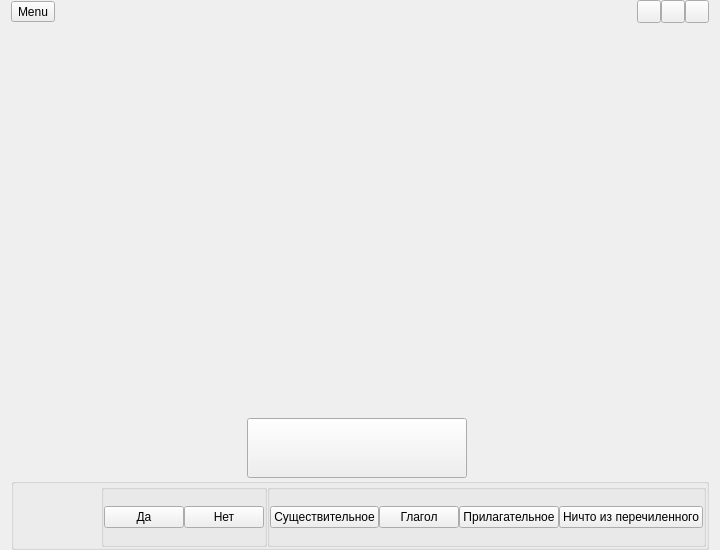
<?xml version="1.0" encoding="UTF-8"?>
<ui version="4.0">
 <class>MainWindow</class>
 <widget class="QMainWindow" name="MainWindow">
  <property name="geometry">
   <rect>
    <x>0</x>
    <y>0</y>
    <width>720</width>
    <height>550</height>
   </rect>
  </property>
  <property name="minimumSize">
   <size>
    <width>720</width>
    <height>550</height>
   </size>
  </property>
  <property name="windowTitle">
   <string>MainWindow</string>
  </property>
  <widget class="QWidget" name="centralWidget">
   <layout class="QVBoxLayout" name="verticalLayout" stretch="0,0,0">
    <property name="spacing">
     <number>0</number>
    </property>
    <property name="topMargin">
     <number>0</number>
    </property>
    <property name="bottomMargin">
     <number>0</number>
    </property>
    <item>
     <layout class="QHBoxLayout" name="horizontalLayout_2" stretch="1,1,0,0">
      <property name="spacing">
       <number>0</number>
      </property>
      <property name="leftMargin">
       <number>0</number>
      </property>
      <property name="topMargin">
       <number>0</number>
      </property>
      <property name="rightMargin">
       <number>0</number>
      </property>
      <property name="bottomMargin">
       <number>0</number>
      </property>
      <item>
       <widget class="QToolButton" name="toolButton">
        <property name="mouseTracking">
         <bool>true</bool>
        </property>
        <property name="text">
         <string>Menu</string>
        </property>
        <property name="popupMode">
         <enum>QToolButton::DelayedPopup</enum>
        </property>
        <property name="autoRaise">
         <bool>false</bool>
        </property>
        <property name="arrowType">
         <enum>Qt::NoArrow</enum>
        </property>
       </widget>
      </item>
      <item alignment="Qt::AlignRight">
       <widget class="QToolButton" name="minimize">
        <property name="sizePolicy">
         <sizepolicy hsizetype="Minimum" vsizetype="Fixed">
          <horstretch>0</horstretch>
          <verstretch>0</verstretch>
         </sizepolicy>
        </property>
        <property name="text">
         <string/>
        </property>
       </widget>
      </item>
      <item alignment="Qt::AlignRight">
       <widget class="QToolButton" name="resize">
        <property name="sizePolicy">
         <sizepolicy hsizetype="Minimum" vsizetype="Fixed">
          <horstretch>0</horstretch>
          <verstretch>0</verstretch>
         </sizepolicy>
        </property>
        <property name="text">
         <string/>
        </property>
       </widget>
      </item>
      <item alignment="Qt::AlignRight">
       <widget class="QToolButton" name="close">
        <property name="sizePolicy">
         <sizepolicy hsizetype="Minimum" vsizetype="Fixed">
          <horstretch>0</horstretch>
          <verstretch>0</verstretch>
         </sizepolicy>
        </property>
        <property name="text">
         <string/>
        </property>
        <property name="popupMode">
         <enum>QToolButton::DelayedPopup</enum>
        </property>
       </widget>
      </item>
     </layout>
    </item>
    <item>
     <layout class="QGridLayout" name="gridLayout_3" rowstretch="0,0">
      <property name="leftMargin">
       <number>0</number>
      </property>
      <property name="topMargin">
       <number>0</number>
      </property>
      <property name="horizontalSpacing">
       <number>0</number>
      </property>
      <property name="verticalSpacing">
       <number>2</number>
      </property>
      <item row="1" column="4">
       <layout class="QVBoxLayout" name="verticalLayout_2">
        <item>
         <widget class="QLabel" name="label_3">
          <property name="minimumSize">
           <size>
            <width>7</width>
            <height>7</height>
           </size>
          </property>
          <property name="maximumSize">
           <size>
            <width>7</width>
            <height>7</height>
           </size>
          </property>
          <property name="mouseTracking">
           <bool>true</bool>
          </property>
          <property name="frameShape">
           <enum>QFrame::NoFrame</enum>
          </property>
          <property name="frameShadow">
           <enum>QFrame::Plain</enum>
          </property>
          <property name="lineWidth">
           <number>0</number>
          </property>
          <property name="midLineWidth">
           <number>0</number>
          </property>
          <property name="text">
           <string/>
          </property>
          <property name="textFormat">
           <enum>Qt::PlainText</enum>
          </property>
          <property name="scaledContents">
           <bool>true</bool>
          </property>
          <property name="textInteractionFlags">
           <set>Qt::LinksAccessibleByMouse</set>
          </property>
         </widget>
        </item>
       </layout>
      </item>
      <item row="0" column="0" colspan="6">
       <widget class="QLabel" name="label">
        <property name="sizePolicy">
         <sizepolicy hsizetype="Ignored" vsizetype="Ignored">
          <horstretch>0</horstretch>
          <verstretch>0</verstretch>
         </sizepolicy>
        </property>
        <property name="mouseTracking">
         <bool>false</bool>
        </property>
        <property name="contextMenuPolicy">
         <enum>Qt::DefaultContextMenu</enum>
        </property>
        <property name="autoFillBackground">
         <bool>true</bool>
        </property>
        <property name="text">
         <string/>
        </property>
        <property name="scaledContents">
         <bool>true</bool>
        </property>
        <property name="alignment">
         <set>Qt::AlignCenter</set>
        </property>
       </widget>
      </item>
      <item row="1" column="0">
       <spacer name="horizontalSpacer_4">
        <property name="orientation">
         <enum>Qt::Horizontal</enum>
        </property>
        <property name="sizeHint" stdset="0">
         <size>
          <width>40</width>
          <height>20</height>
         </size>
        </property>
       </spacer>
      </item>
      <item row="1" column="5">
       <spacer name="horizontalSpacer_3">
        <property name="orientation">
         <enum>Qt::Horizontal</enum>
        </property>
        <property name="sizeHint" stdset="0">
         <size>
          <width>40</width>
          <height>20</height>
         </size>
        </property>
       </spacer>
      </item>
      <item row="1" column="1">
       <spacer name="horizontalSpacer">
        <property name="orientation">
         <enum>Qt::Horizontal</enum>
        </property>
        <property name="sizeHint" stdset="0">
         <size>
          <width>40</width>
          <height>20</height>
         </size>
        </property>
       </spacer>
      </item>
      <item row="1" column="3">
       <spacer name="horizontalSpacer_2">
        <property name="orientation">
         <enum>Qt::Horizontal</enum>
        </property>
        <property name="sizeHint" stdset="0">
         <size>
          <width>40</width>
          <height>20</height>
         </size>
        </property>
       </spacer>
      </item>
      <item row="1" column="2">
       <widget class="QPushButton" name="pushButton">
        <property name="enabled">
         <bool>true</bool>
        </property>
        <property name="sizePolicy">
         <sizepolicy hsizetype="Preferred" vsizetype="Preferred">
          <horstretch>0</horstretch>
          <verstretch>0</verstretch>
         </sizepolicy>
        </property>
        <property name="minimumSize">
         <size>
          <width>220</width>
          <height>60</height>
         </size>
        </property>
        <property name="maximumSize">
         <size>
          <width>220</width>
          <height>60</height>
         </size>
        </property>
        <property name="sizeIncrement">
         <size>
          <width>0</width>
          <height>0</height>
         </size>
        </property>
        <property name="baseSize">
         <size>
          <width>0</width>
          <height>0</height>
         </size>
        </property>
        <property name="cursor">
         <cursorShape>PointingHandCursor</cursorShape>
        </property>
        <property name="text">
         <string/>
        </property>
        <property name="iconSize">
         <size>
          <width>230</width>
          <height>70</height>
         </size>
        </property>
        <property name="shortcut">
         <string>Space</string>
        </property>
        <property name="autoDefault">
         <bool>false</bool>
        </property>
       </widget>
      </item>
     </layout>
    </item>
    <item>
     <widget class="QGroupBox" name="groupBox">
      <property name="enabled">
       <bool>true</bool>
      </property>
      <property name="maximumSize">
       <size>
        <width>16777215</width>
        <height>72</height>
       </size>
      </property>
      <property name="cursor">
       <cursorShape>ArrowCursor</cursorShape>
      </property>
      <property name="title">
       <string/>
      </property>
      <layout class="QHBoxLayout" name="horizontalLayout" stretch="0,0,0">
       <property name="spacing">
        <number>0</number>
       </property>
       <property name="leftMargin">
        <number>0</number>
       </property>
       <property name="topMargin">
        <number>0</number>
       </property>
       <property name="rightMargin">
        <number>0</number>
       </property>
       <property name="bottomMargin">
        <number>0</number>
       </property>
       <item>
        <widget class="QLabel" name="label_2">
         <property name="text">
          <string/>
         </property>
         <property name="scaledContents">
          <bool>true</bool>
         </property>
         <property name="alignment">
          <set>Qt::AlignCenter</set>
         </property>
        </widget>
       </item>
       <item>
        <widget class="QGroupBox" name="groupBox_3">
         <property name="title">
          <string/>
         </property>
         <property name="alignment">
          <set>Qt::AlignRight|Qt::AlignTrailing|Qt::AlignVCenter</set>
         </property>
         <layout class="QHBoxLayout" name="horizontalLayout_4">
          <property name="spacing">
           <number>0</number>
          </property>
          <property name="leftMargin">
           <number>0</number>
          </property>
          <property name="topMargin">
           <number>0</number>
          </property>
          <property name="rightMargin">
           <number>0</number>
          </property>
          <property name="bottomMargin">
           <number>0</number>
          </property>
          <item>
           <widget class="QPushButton" name="pushButton_2">
            <property name="text">
             <string>Да</string>
            </property>
           </widget>
          </item>
          <item>
           <widget class="QPushButton" name="pushButton_3">
            <property name="text">
             <string>Нет</string>
            </property>
           </widget>
          </item>
         </layout>
        </widget>
       </item>
       <item>
        <widget class="QGroupBox" name="groupBox_2">
         <property name="title">
          <string/>
         </property>
         <layout class="QHBoxLayout" name="horizontalLayout_3">
          <property name="spacing">
           <number>0</number>
          </property>
          <property name="leftMargin">
           <number>0</number>
          </property>
          <property name="topMargin">
           <number>0</number>
          </property>
          <property name="rightMargin">
           <number>0</number>
          </property>
          <property name="bottomMargin">
           <number>0</number>
          </property>
          <item>
           <widget class="QPushButton" name="pushButton_4">
            <property name="text">
             <string>Существительное</string>
            </property>
           </widget>
          </item>
          <item>
           <widget class="QPushButton" name="pushButton_5">
            <property name="text">
             <string>Глагол</string>
            </property>
           </widget>
          </item>
          <item>
           <widget class="QPushButton" name="pushButton_6">
            <property name="text">
             <string>Прилагательное</string>
            </property>
           </widget>
          </item>
          <item>
           <widget class="QPushButton" name="pushButton_7">
            <property name="text">
             <string>Ничто из перечиленного</string>
            </property>
           </widget>
          </item>
         </layout>
        </widget>
       </item>
      </layout>
     </widget>
    </item>
   </layout>
  </widget>
  <action name="action">
   <property name="checkable">
    <bool>true</bool>
   </property>
   <property name="text">
    <string>Темная тема</string>
   </property>
  </action>
  <action name="action_2">
   <property name="checkable">
    <bool>true</bool>
   </property>
   <property name="text">
    <string>Пролистывание при оценке</string>
   </property>
  </action>
  <action name="action_3">
   <property name="text">
    <string>Авторы</string>
   </property>
   <property name="toolTip">
    <string>Авторы</string>
   </property>
   <property name="priority">
    <enum>QAction::NormalPriority</enum>
   </property>
  </action>
 </widget>
 <layoutdefault spacing="6" margin="11"/>
 <resources/>
 <connections/>
</ui>
